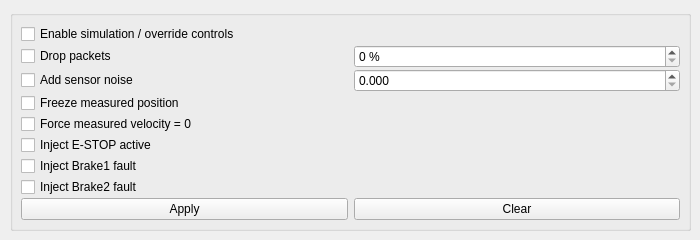
             <widget class="QWidget" name="pageDiagInjection">
              <attribute name="title">
               <string>Fault injection / Simulation</string>
              </attribute>
              <widget class="QGroupBox" name="gbDiagInjection">
               <property name="geometry">
                <rect>
                 <x>10</x>
                 <y>10</y>
                 <width>681</width>
                 <height>221</height>
                </rect>
               </property>
               <property name="maximumSize">
                <size>
                 <width>16777215</width>
                 <height>16777215</height>
                </size>
               </property>
               <property name="title">
                <string/>
               </property>
               <layout class="QGridLayout" name="layoutDiagInjection">
                <property name="leftMargin">
                 <number>8</number>
                </property>
                <property name="topMargin">
                 <number>8</number>
                </property>
                <property name="rightMargin">
                 <number>8</number>
                </property>
                <property name="bottomMargin">
                 <number>0</number>
                </property>
                <property name="horizontalSpacing">
                 <number>6</number>
                </property>
                <property name="verticalSpacing">
                 <number>1</number>
                </property>
                <item row="0" column="0" colspan="2">
                 <widget class="QCheckBox" name="chkDiagEnableOverrides">
                  <property name="text">
                   <string>Enable simulation / override controls</string>
                  </property>
                 </widget>
                </item>
                <item row="1" column="0">
                 <widget class="QCheckBox" name="chkDiagDropPackets">
                  <property name="text">
                   <string>Drop packets</string>
                  </property>
                 </widget>
                </item>
                <item row="1" column="1">
                 <widget class="QSpinBox" name="spinDiagDropPct">
                  <property name="suffix">
                   <string> %</string>
                  </property>
                  <property name="minimum">
                   <number>0</number>
                  </property>
                  <property name="maximum">
                   <number>100</number>
                  </property>
                  <property name="value">
                   <number>0</number>
                  </property>
                 </widget>
                </item>
                <item row="2" column="0">
                 <widget class="QCheckBox" name="chkDiagAddNoise">
                  <property name="text">
                   <string>Add sensor noise</string>
                  </property>
                 </widget>
                </item>
                <item row="2" column="1">
                 <widget class="QDoubleSpinBox" name="dblDiagNoiseStd">
                  <property name="decimals">
                   <number>3</number>
                  </property>
                  <property name="minimum">
                   <double>0.000000000000000</double>
                  </property>
                  <property name="maximum">
                   <double>100.000000000000000</double>
                  </property>
                  <property name="singleStep">
                   <double>0.100000000000000</double>
                  </property>
                  <property name="value">
                   <double>0.000000000000000</double>
                  </property>
                 </widget>
                </item>
                <item row="3" column="0" colspan="2">
                 <widget class="QCheckBox" name="chkDiagFreezePos">
                  <property name="text">
                   <string>Freeze measured position</string>
                  </property>
                 </widget>
                </item>
                <item row="4" column="0" colspan="2">
                 <widget class="QCheckBox" name="chkDiagHoldVel0">
                  <property name="text">
                   <string>Force measured velocity = 0</string>
                  </property>
                 </widget>
                </item>
                <item row="5" column="0" colspan="2">
                 <widget class="QCheckBox" name="chkDiagInjectEStop">
                  <property name="text">
                   <string>Inject E-STOP active</string>
                  </property>
                 </widget>
                </item>
                <item row="6" column="0" colspan="2">
                 <widget class="QCheckBox" name="chkDiagInjectBrake1">
                  <property name="text">
                   <string>Inject Brake1 fault</string>
                  </property>
                 </widget>
                </item>
                <item row="7" column="0" colspan="2">
                 <widget class="QCheckBox" name="chkDiagInjectBrake2">
                  <property name="text">
                   <string>Inject Brake2 fault</string>
                  </property>
                 </widget>
                </item>
                <item row="8" column="0" colspan="2">
                 <layout class="QHBoxLayout" name="layoutDiagInjectionBtns">
                  <property name="spacing">
                   <number>6</number>
                  </property>
                  <property name="leftMargin">
                   <number>0</number>
                  </property>
                  <property name="topMargin">
                   <number>0</number>
                  </property>
                  <property name="rightMargin">
                   <number>0</number>
                  </property>
                  <property name="bottomMargin">
                   <number>0</number>
                  </property>
                  <item>
                   <widget class="QPushButton" name="btnDiagApplyOverrides">
                    <property name="text">
                     <string>Apply</string>
                    </property>
                   </widget>
                  </item>
                  <item>
                   <widget class="QPushButton" name="btnDiagClearOverrides">
                    <property name="text">
                     <string>Clear</string>
                    </property>
                   </widget>
                  </item>
                 </layout>
                </item>
               </layout>
              </widget>
             </widget>
